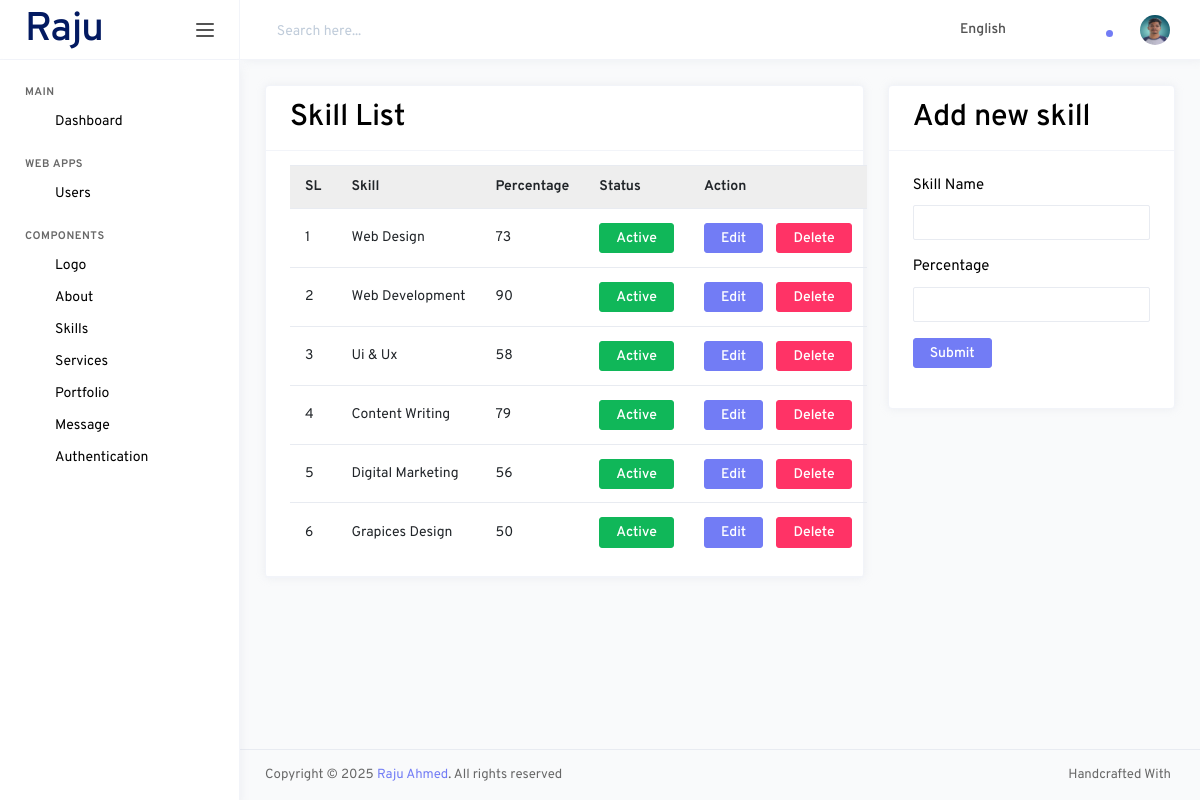
Page /components/skill/skill.php (signed in) on the committed database.
### tables this page shows
CREATE TABLE `users` (
  `id` int NOT NULL,
  `name` varchar(255) NOT NULL,
  `email` varchar(255) NOT NULL,
  `password` varchar(255) NOT NULL,
  `photo` varchar(255) DEFAULT NULL
);

CREATE TABLE `skills` (
  `id` int NOT NULL,
  `skill_name` varchar(100) NOT NULL,
  `percentage` int NOT NULL,
  `status` int NOT NULL DEFAULT '0'
);

### components/skill/skill.php (the view, shortened to what this page needs)
<?php
require '../../db.php';
require '../../includes/header.php';
$sql = "SELECT * FROM skills";
$after_assoc = mysqli_query($conn, $sql);
?>
<div class="row">
    <div class="col-lg-8">
        <div class="card">
            <div class="card-header d-flex justify-content-between align-items-center">
                <h3>Skill List</h3>
            </div>
            <div class="card-header">
                <table class="table table-striped">
                    <tr>
                        <th>SL</th>
                        <th>Skill</th>
                        <th>Percentage</th>
                        <th>Status</th>
                        <th>Action</th>
                    </tr>
                    <?php
                    foreach ($after_assoc as $index=>$data){
                        ?>
                    <tr>
                        <td><?= $index+=1?></td>
                        <td><?= $data['skill_name']?></td>
                        <td><?= $data['percentage']?></td>
                        <td>
                            <a href="status.php?id=<?php echo $data['id']; ?>" class="btn btn-<?= $data['status']==0?'secondary':'success'?>"><?= $data['status']==0?'Deactive':'Active'?></a>
                        </td>
                        <td>
                            <a href="edit.php?id=<?php echo $data['id']; ?>" class="btn btn-primary">Edit</a>
                             <a style="margin-left: 10px" href="delete.php?id=<?php echo $data['id']; ?>" class="btn btn-danger">Delete</a>
                        </td>
                        <?php
                      }
                    ?>
                </table>
            </div>
        </div>
    </div>
    <div class="col-lg-4">
        <div class="card">
            <div class="card-header d-flex justify-content-between align-items-center">
                <h3>Add new skill</h3>
            </div>
            <div class="card-body">
                <form action="skill_post.php" method="POST">
                    <div class="form-group">
                        <label style="font-size: 15px" for="skill_name" class="form-check-label">Skill Name</label>
                        <input type="text" class="form-control" id="skill_name" name="skill_name" value="">
                    </div>
                    <div class="form-group">
                        <label style="font-size: 15px" for="percentage" class="form-check-label">Percentage</label>
                        <input type="number" class="form-control" id="percentage" name="percentage" value="">
                    </div>
                    <div class="form-group">
                      <button type="submit" class="btn btn-primary">Submit</button>
                    </div>
                </form>
            </div>
        </div>
    </div>
</div>
<?php
require "../../includes/footer.php";
?>

### includes/header.php (shortened to what this page needs)
<?php
$logged_id = $_SESSION['logged_id'];
$sql = "SELECT * FROM users WHERE id = '$logged_id'";
$result = mysqli_query($conn, $sql);
$row = mysqli_fetch_assoc($result);
?>
<!DOCTYPE html>
<html lang="en">
<head>
    <link rel="stylesheet" href="/wdlv2403/dashboard/assets/vendors/core/core.css">
    <link rel="stylesheet" href="/wdlv2403/dashboard/assets/vendors/bootstrap-datepicker/bootstrap-datepicker.min.css">
    <link rel="stylesheet" href="/wdlv2403/dashboard/assets/fonts/feather-font/css/iconfont.css">
    <link rel="stylesheet" href="https://cdn.datatables.net/2.2.2/css/dataTables.dataTables.css" />
    <link rel="stylesheet" href="/wdlv2403/dashboard/assets/vendors/flag-icon-css/css/flag-icon.min.css">
    <link rel="stylesheet" href="/wdlv2403/dashboard/assets/css/demo_1/style.css">
</head>
<body>
<div class="main-wrapper">
    <nav class="sidebar">
        <div class="sidebar-header">
            <a href="" class="sidebar-brand">
                <h2>Raju</h2>
            </a>
            <div class="sidebar-toggler not-active">
                <span></span>
                <span></span>
                <span></span>
            </div>
        </div>
        <div class="sidebar-body">
            <ul class="nav">
                <li class="nav-item nav-category">Main</li>
                <li class="nav-item">
                    <a href="/wdlv2403/dashboard.php" class="nav-link">
                        <i class="link-icon" data-feather="box"></i>
                        <span class="link-title">Dashboard</span>
                    </a>
                </li>
                <li class="nav-item nav-category">web apps</li>
                <li class="nav-item">
                    <a class="nav-link" href="/wdlv2403/users/user.php" >
                        <i class="link-icon" data-feather="users"></i>
                        <span class="link-title">Users</span>
                    </a>
                </li>
                <li class="nav-item nav-category">Components</li>
                <li class="nav-item">
                    <a class="nav-link" href="/WDLV2403/components/logo/logo.php">
                        <i class="link-icon" data-feather="feather"></i>
                        <span class="link-title">Logo</span>
                    </a>
                </li>
                <li class="nav-item">
                    <a class="nav-link" href="/WDLV2403/components/about/about.php">
                        <i class="link-icon" data-feather="user"></i>
                        <span class="link-title">About</span>
                    </a>
                </li>
                <li class="nav-item">
                    <a class="nav-link" href="/WDLV2403/components/skill/skill.php">
                        <i class="link-icon" data-feather="inbox"></i>
                        <span class="link-title">Skills</span>
                    </a>
                </li>
                <li class="nav-item">
                    <a class="nav-link" href="/WDLV2403/components/services/service.php">
                        <i class="link-icon" data-feather="pie-chart"></i>
                        <span class="link-title">Services</span>
                    </a>
                </li>
                <li class="nav-item">
                    <a class="nav-link" href="/WDLV2403/components/portfolio/portfolio.php">
                        <i class="link-icon" data-feather="layout"></i>
                        <span class="link-title">Portfolio</span>
                    </a>
                </li>
                <li class="nav-item">
                    <a class="nav-link" href="/WDLV2403/components/message/message.php">
                        <i class="link-icon" data-feather="inbox"></i>
                        <span class="link-title">Message</span>
                    </a>
                </li>
                <li class="nav-item">
                    <a class="nav-link" data-toggle="collapse" href="#authPages" role="button" aria-expanded="false" aria-controls="authPages">
                        <i class="link-icon" data-feather="unlock"></i>
                        <span class="link-title">Authentication</span>
                        <i class="link-arrow" data-feather="chevron-down"></i>
                    </a>
                </li>
            </ul>
        </div>
    </nav>
    <div class="page-wrapper">
        <nav class="navbar">
            <div class="navbar-content">
                <form class="search-form">
                    <div class="input-group">
                        <input type="text" class="form-control" id="navbarForm" placeholder="Search here...">
                    </div>
                </form>
                <ul class="navbar-nav">
                    <li class="nav-item dropdown">
                        <a class="nav-link dropdown-toggle" href="#" id="languageDropdown" role="button" data-toggle="dropdown" aria-haspopup="true" aria-expanded="false">
                            <i class="flag-icon flag-icon-us mt-1" title="us"></i> <span class="font-weight-medium ml-1 mr-1 d-none d-md-inline-block">English</span>
                        </a>
                    </li>
                    <li class="nav-item dropdown nav-apps">
                    </li>
                    <li class="nav-item dropdown nav-messages">
                    </li>
                    <li class="nav-item dropdown nav-notifications">
                        <a class="nav-link dropdown-toggle" href="#" id="notificationDropdown" role="button" data-toggle="dropdown" aria-haspopup="true" aria-expanded="false">
                            <div class="indicator">
                                <div class="circle"></div>
                            </div>
                        </a>
                    </li>
                    <li class="nav-item dropdown nav-profile">
                        <a class="nav-link dropdown-toggle" href="#" id="profileDropdown" role="button" data-toggle="dropdown" aria-haspopup="true" aria-expanded="false">
                            <?php
                            if ($row['photo'] == '') {
                                echo '<img src="/wdlv2403/uploads/user/default_user.png" width="200" />';
                            } else {
                                echo '<img src="/wdlv2403/uploads/user/'.$row['photo'].'" width="250" />';
                            }
                            ?>
                        </a>
                    </li>
                </ul>
            </div>
        </nav>
        <div class="page-content">

### rows in the picture
users: photo (picture)
skills: index "1", skill_name "Web Design", percentage "73", status "Active"
skills: index "2", skill_name "Web Development", percentage "90", status "Active"
skills: index "3", skill_name "Ui & Ux", percentage "58", status "Active"
skills: index "4", skill_name "Content Writing", percentage "79", status "Active"
skills: index "5", skill_name "Digital Marketing", percentage "56", status "Active"
skills: index "6", skill_name "Grapices Design", percentage "50", status "Active"
